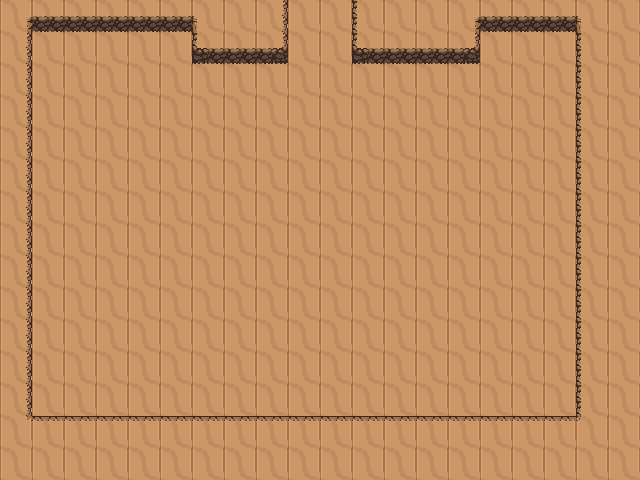

Rendered tile map (Tiled .tmx) drawn with the repository's tilesets; below, a short description and the full map source, tile grids included:
An orthogonal 20x15 tile map with 32x32 px tiles, 2 tile layers (Background, Walls), 2 tilesets.

<map version="1.0" tiledversion="1.0.2" orientation="orthogonal" renderorder="right-down" width="20" height="15" tilewidth="32" tileheight="32" nextobjectid="1">
 <tileset firstgid="1" source="s_dirtpath_tileset.tsx" />
 <tileset firstgid="19" source="dirtwall.tsx" />
 <layer name="Background" width="20" height="15">
  <data encoding="csv">
2,2,2,2,2,2,2,2,2,2,2,2,2,2,2,2,2,2,2,2,
2,2,2,2,2,2,2,2,2,2,2,2,2,2,2,2,2,2,2,2,
2,2,2,2,2,2,2,2,2,2,2,2,2,2,2,2,2,2,2,2,
2,2,2,2,2,2,2,2,2,2,2,2,2,2,2,2,2,2,2,2,
2,2,2,2,2,2,2,2,2,2,2,2,2,2,2,2,2,2,2,2,
2,2,2,2,2,2,2,2,2,2,2,2,2,2,2,2,2,2,2,2,
2,2,2,2,2,2,2,2,2,2,2,2,2,2,2,2,2,2,2,2,
2,2,2,2,2,2,2,2,2,2,2,2,2,2,2,2,2,2,2,2,
2,2,2,2,2,2,2,2,2,2,2,2,2,2,2,2,2,2,2,2,
2,2,2,2,2,2,2,2,2,2,2,2,2,2,2,2,2,2,2,2,
2,2,2,2,2,2,2,2,2,2,2,2,2,2,2,2,2,2,2,2,
2,2,2,2,2,2,2,2,2,2,2,2,2,2,2,2,2,2,2,2,
2,2,2,2,2,2,2,2,2,2,2,2,2,2,2,2,2,2,2,2,
2,2,2,2,2,2,2,2,2,2,2,2,2,2,2,2,2,2,2,2,
2,2,2,2,2,2,2,2,2,2,2,2,2,2,2,2,2,2,2,2
</data>
 </layer>
 <layer name="Walls" width="20" height="15">
  <properties>
   <property name="unity:layer" value="Walls" />
  </properties>
  <data encoding="csv">
27,23,23,23,23,23,32,0,25,36,36,31,0,0,27,23,23,23,32,0,
25,36,36,36,36,36,22,23,21,36,36,22,23,23,21,36,36,36,31,0,
25,36,36,36,36,36,36,36,36,36,36,36,36,36,36,36,36,36,31,0,
25,36,36,36,36,36,36,36,36,36,36,36,36,36,36,36,36,36,31,0,
25,36,36,36,36,36,36,36,36,36,36,36,36,36,36,36,36,36,31,0,
25,36,36,36,36,36,36,36,36,36,36,36,36,36,36,36,36,36,31,0,
25,36,36,36,36,36,36,36,36,36,36,36,36,36,36,36,36,36,31,0,
25,36,36,36,36,36,36,36,36,36,36,36,36,36,36,36,36,36,31,0,
25,36,36,36,36,36,36,36,36,36,36,36,36,36,36,36,36,36,31,0,
25,36,36,36,36,36,36,36,36,36,36,36,36,36,36,36,36,36,31,0,
25,36,36,36,36,36,36,36,36,36,36,36,36,36,36,36,36,36,31,0,
25,36,36,36,36,36,36,36,36,36,36,36,36,36,36,36,36,36,31,0,
25,36,36,36,36,36,36,36,36,36,36,36,36,36,36,36,36,36,31,0,
34,33,33,33,33,33,33,33,33,33,33,33,33,33,33,33,33,33,35,0,
0,0,0,0,0,0,0,0,0,0,0,0,0,0,0,0,0,0,0,0
</data>
 </layer>
</map>
